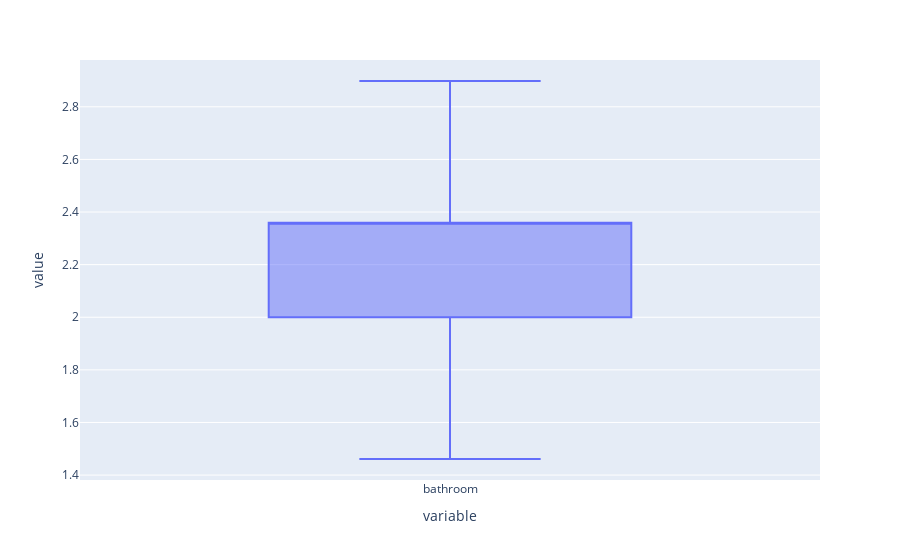

Source (notebook cell):
### Code cell
Q1 = data['bathroom'].quantile(0.25)
Q3 = data['bathroom'].quantile(0.75)
IQR = Q3 - Q1
print(Q1,Q3,IQR)
# Define bounds
lbound = Q1 - 1.5 * IQR
ubound = Q3 + 1.5 * IQR
print(lbound,ubound)
# Replace outliers with the respective bounds
data['bathroom'] = np.where(data['bathroom'] > ubound, ubound, 
                        np.where(data['bathroom'] < lbound, lbound, data['bathroom']))
px.box(data['bathroom'])

### Figure 1 — Plotly figure (JSON) as saved in the notebook; plotly's stock layout.template omitted (floating-point values rounded to 4 significant figures; data arrays with more than 128 entries replaced by an {"elided": "..."} marker saying what was removed)
{"data": [{"alignmentgroup": "True", "hovertemplate": "variable=%{x}<br>value=%{y}<extra></extra>", "legendgroup": "", "marker": {"color": "#636efa"}, "name": "", "notched": false, "offsetgroup": "", "orientation": "v", "showlegend": false, "type": "box", "x": {"elided": "2620 str values"}, "x0": " ", "xaxis": "x", "y": {"elided": "2620 float values"}, "y0": " ", "yaxis": "y"}], "layout": {"boxmode": "group", "legend": {"tracegroupgap": 0}, "margin": {"t": 60}, "xaxis": {"anchor": "y", "domain": [0, 1], "title": {"text": "variable"}}, "yaxis": {"anchor": "x", "domain": [0, 1], "title": {"text": "value"}}}}
